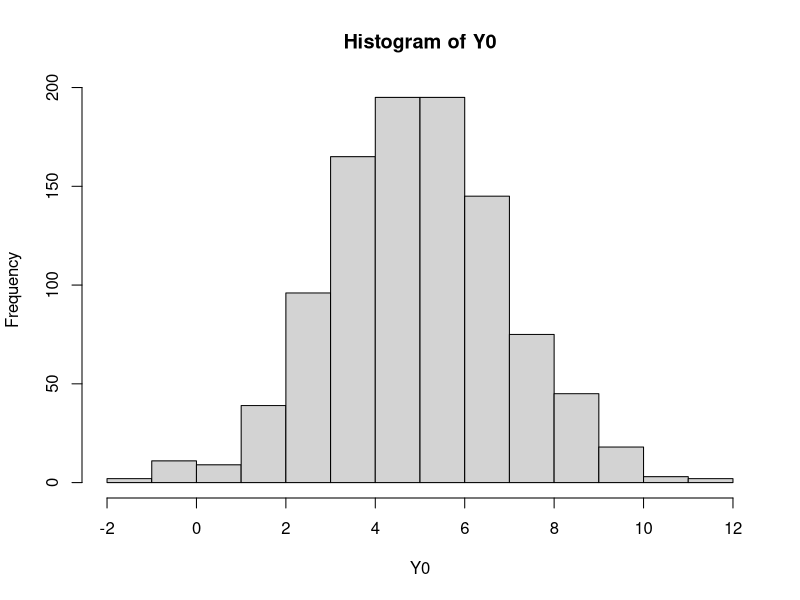
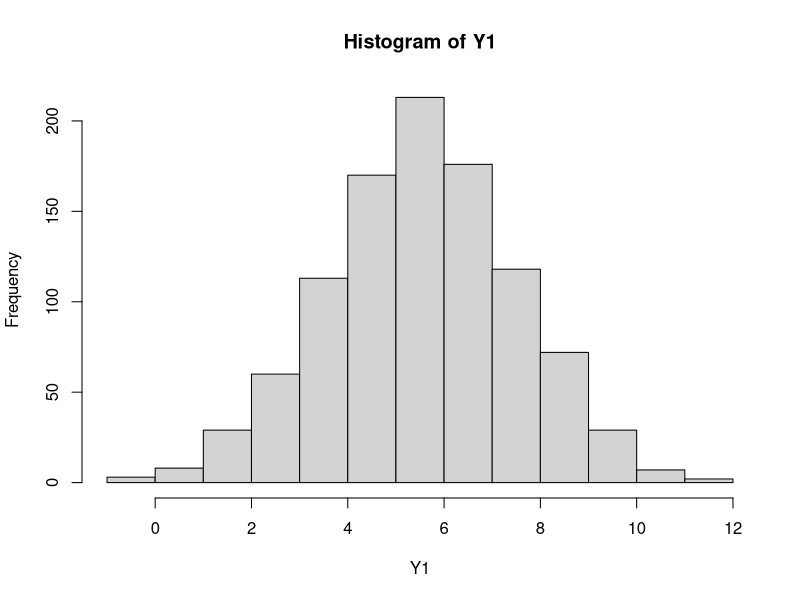
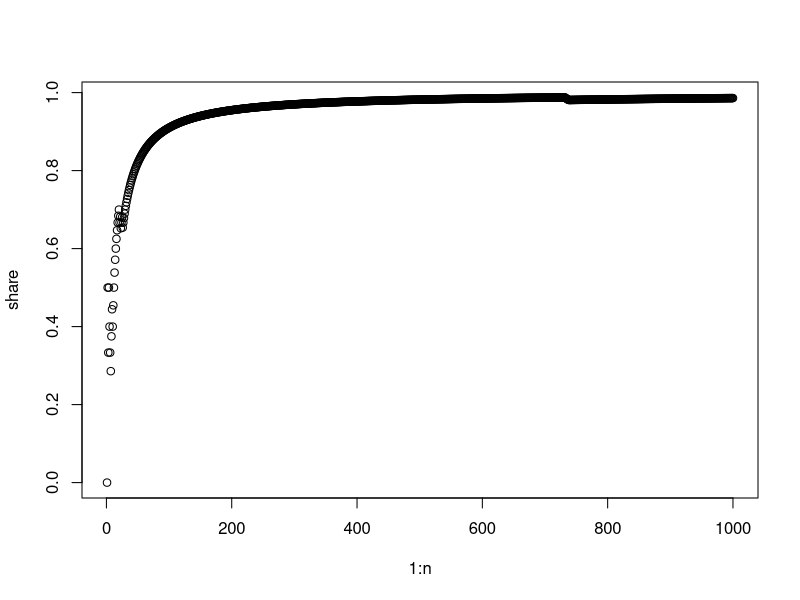
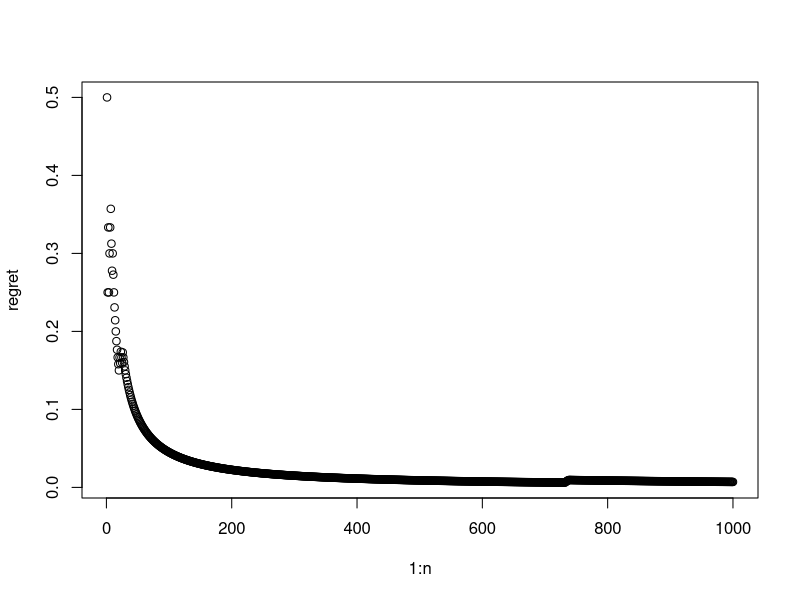

Source code (R) for these figures, in order: (Note: a time limit stopped this script after it produced the figures.)
## ---- chunk 1
library(tidyverse)

set.seed(1234)

# Define parameters
mu0 = 5
mu1 = 5.5
sd0 = 2
sd1 = 2
n = 1000
alpha = 2

# Draw the potential outcomes of all individuals
Y0 = rnorm(n,mu0,sd0)
Y1 = rnorm(n,mu1,sd1)

hist(Y0)
hist(Y1)
## ---- chunk 2
# Assign individual 1 to treatment zero
W = 0
# and observe the potential outcome under non-treatment
Y = Y0[1]
# Assign individual 2 to treatment one
W = c(W,1)
# and observe the potential outcome under treatment
Y = c(Y,Y1[2])
# Assign individual 3 to treatment zero
W = c(W,0)
# and observe the potential outcome under treatment
Y = c(Y,Y0[3])
# Assign individual 4 to treatment one
W = c(W,1)
# and observe the potential outcome under treatment
Y = c(Y,Y1[4])

# Print the realizes values
W
Y
## ---- chunk 3
mu = c(mean(Y[W==0]), mean(Y[W==1]))
mu
## ---- chunk 4
se = c(sd(Y[W==0]) / sqrt(sum(W==0)), 
       sd(Y[W==1]) / sqrt(sum(W==1)))
se
## ---- chunk 5
# Calculate upper confidence bound
upper_ci = mu + alpha * se
upper_ci
# Choose the treatment with the highest bound
which.max(upper_ci)-1
## ---- chunk 6
# Thompson
draws = c(rnorm(1,mu[1],alpha*se[1]),
          rnorm(1,mu[2],alpha*se[2]))
draws
which.max(draws)-1
## ---- chunk 7
ucb = function(Y, W, alpha){
  mu = c(mean(Y[W==0]), mean(Y[W==1]))
  se = c(sd(Y[W==0]) / sqrt(sum(W==0)), sd(Y[W==1]) / sqrt(sum(W==1)))
  assign = which.max(mu + alpha * se)
  return(assign-1)
}
## ---- chunk 8
for (i in 5:n) {
  # Assign individual 4 to treatment one
  Wi = ucb(Y,W,alpha)
  W = c(W,Wi)
  # and observe the potential outcome under treatment
  Y = c(Y,(1-Wi) * Y0[i] + Wi * Y1[i])
}
## ---- chunk 9
share = cumsum(W) / 1:n
plot(1:n,share)
## ---- chunk 10
regret = cumsum(mu1 - (W * mu1 + (1-W) * mu0) )  / 1:n
plot(1:n,regret)
## ---- chunk 11
alpha = c(0,0.5,1,1.5,2,2.5,3,4,5,10,1000)

reps = 1000 # Reduce to 100 if you have no time

temp = matrix(NA,reps,6)
results = matrix(NA,length(alpha),6)
colnames(results) = c("regret10","regret100","regret1000","optimal10","optimal100","optimal1000")

for (a in 1:length(alpha)) {
  for (j in 1:reps) {
    # Draw sample
    Y0 = rnorm(n,mu0,sd0)
    Y1 = rnorm(n,mu1,sd1)
    
    # Get kick-start
    W = c(0,1,0,1)
    Y = (1-W) * Y0[1:4] + W * Y1[1:4]
    
    # Run UCB
    for (i in 5:n) {
      # Assign individual 4 to treatment one
      Wi = ucb(Y,W,alpha[a])
      W = c(W,Wi)
      # and observe the potential outcome under treatment
      Y = c(Y,(1-Wi) * Y0[i] + Wi * Y1[i])
    }
    regret = cumsum(mu1 - (W * mu1 + (1-W) * mu0) )  / 1:n
    temp[j,1] = regret[10]
    temp[j,2] = regret[100]
    temp[j,3] = regret[1000]
    temp[j,4] = W[10]
    temp[j,5] = W[100]
    temp[j,6] = W[1000]
  }
 results[a,] = colMeans(temp)
}

as_tibble(cbind(alpha, results[,1:3])) %>% pivot_longer(!alpha,names_to = "individual", values_to = "regret") %>%
  ggplot(aes(factor(alpha), regret, color=as.factor(individual))) +
  geom_line(aes(group=factor(individual))) +
  labs(x = "alpha", color = "Position") + theme_bw()

as_tibble(cbind(alpha, results[,4:6])) %>% pivot_longer(!alpha,names_to = "individual", values_to = "optimal") %>%
  ggplot(aes(factor(alpha), optimal, color=as.factor(individual))) +
  geom_line(aes(group=factor(individual))) +
  labs(x = "alpha", y = "Prob of optimal choice", color = "Position") + theme_bw()
## ---- chunk 12
thompson = function(Y, W, alpha){
  mu = c(mean(Y[W==0]), mean(Y[W==1]))
  se = c(sd(Y[W==0]) / sqrt(sum(W==0)), sd(Y[W==1]) / sqrt(sum(W==1)))
  draws = c(rnorm(1, mu[1], alpha * se[1]),
          rnorm(1, mu[2], alpha * se[2]))
  assign = which.max(draws)
  return(assign-1)
}
## ---- chunk 13
alpha = c(0,0.5,1,1.5,2,2.5,3,4,5,10,1000)

reps = 1000 # Reduce to 100 if you have no time

temp = matrix(NA,reps,6)
results = matrix(NA,length(alpha),6)
colnames(results) = c("regret10","regret100","regret1000","optimal10","optimal100","optimal1000")

for (a in 1:length(alpha)) {
  for (j in 1:reps) {
    # Draw sample
    Y0 = rnorm(n,mu0,sd0)
    Y1 = rnorm(n,mu1,sd1)
    
    # Get kick-start
    W = c(0,1,0,1)
    Y = (1-W) * Y0[1:4] + W * Y1[1:4]
    
    # Run UCB
    for (i in 5:n) {
      # Assign individual 4 to treatment one
      Wi = thompson(Y,W,alpha[a])
      W = c(W,Wi)
      # and observe the potential outcome under treatment
      Y = c(Y,(1-Wi) * Y0[i] + Wi * Y1[i])
    }
    regret = cumsum(mu1 - (W * mu1 + (1-W) * mu0) )  / 1:n
    temp[j,1] = regret[10]
    temp[j,2] = regret[100]
    temp[j,3] = regret[1000]
    temp[j,4] = W[10]
    temp[j,5] = W[100]
    temp[j,6] = W[1000]
  }
 results[a,] = colMeans(temp)
}

as_tibble(cbind(alpha, results[,1:3])) %>% pivot_longer(!alpha,names_to = "individual", values_to = "regret") %>%
  ggplot(aes(factor(alpha), regret, color=as.factor(individual))) +
  geom_line(aes(group=factor(individual))) +
  labs(x = "alpha", color = "Position") + theme_bw()

as_tibble(cbind(alpha, results[,4:6])) %>% pivot_longer(!alpha,names_to = "individual", values_to = "optimal") %>%
  ggplot(aes(factor(alpha), optimal, color=as.factor(individual))) +
  geom_line(aes(group=factor(individual))) +
  labs(x = "alpha", y = "Prob of optimal choice", color = "Position") + theme_bw()
